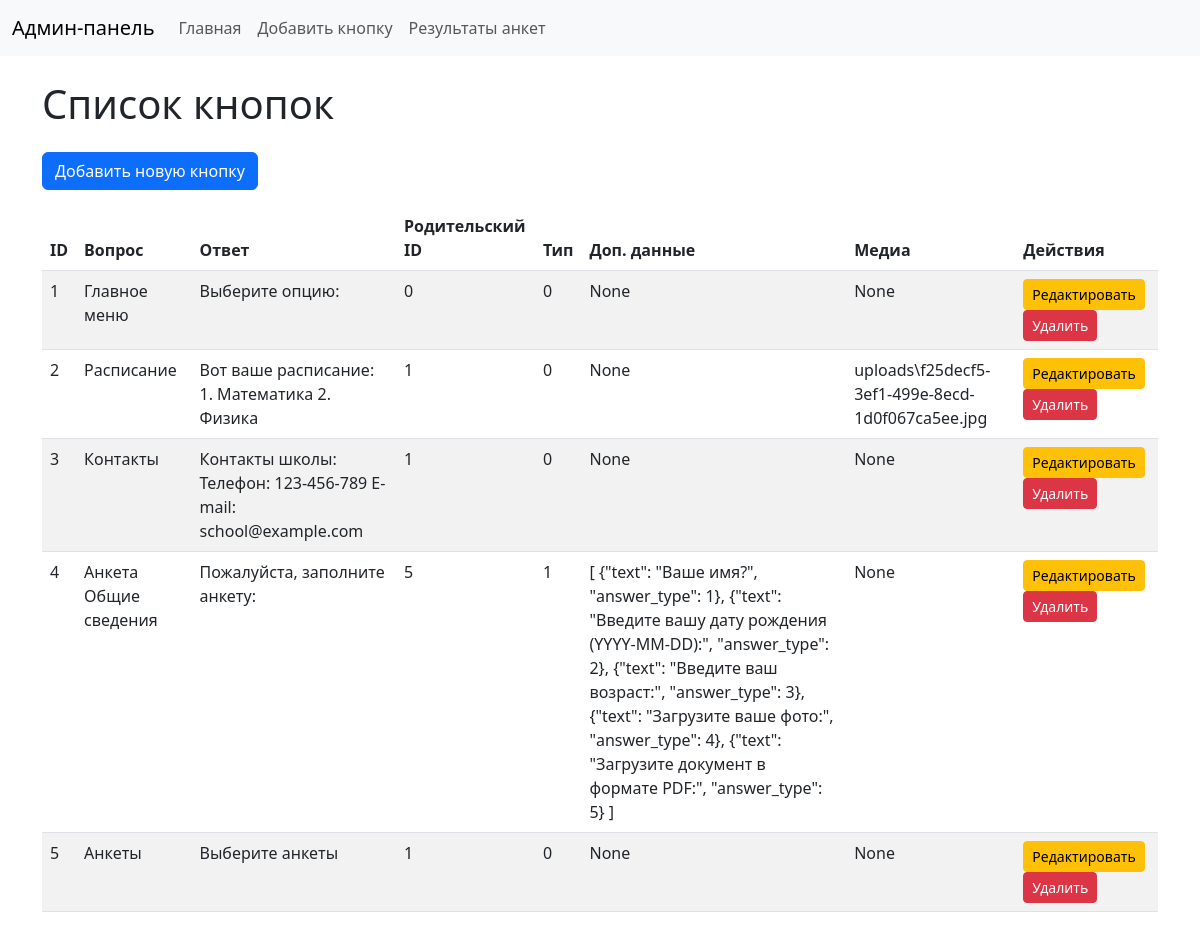
Before: / with the older database file.
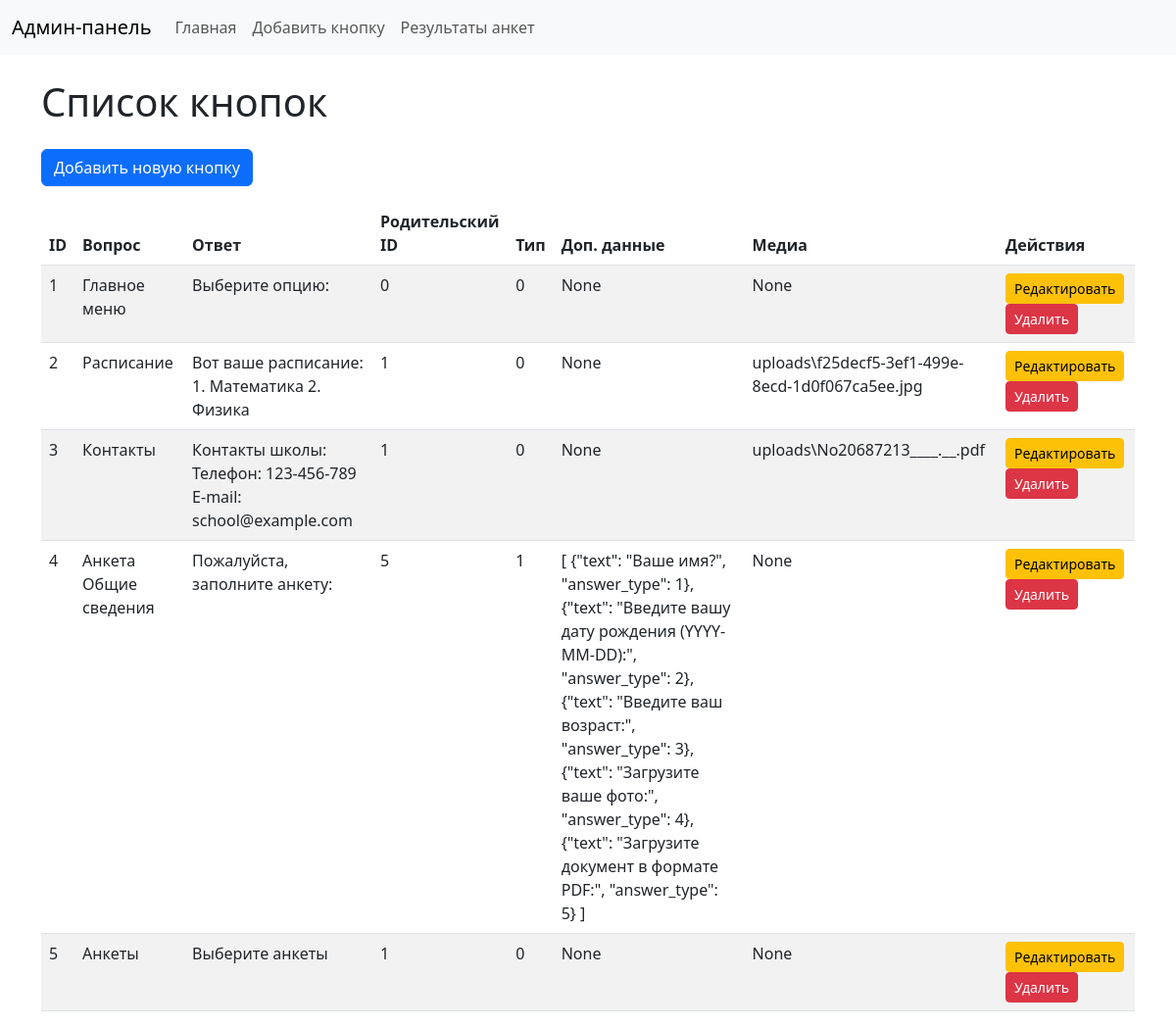
After: the same page with the newer database file.
### tables this page shows
CREATE TABLE buttons (
            id INTEGER PRIMARY KEY AUTOINCREMENT,
            question TEXT NOT NULL,            -- Текст вопроса или кнопки
            response TEXT NOT NULL,            -- Ответ на кнопку
            parent_id INTEGER DEFAULT 0,       -- Родительский ID
            request_type INTEGER DEFAULT 0,    -- Тип запроса (0 = стандартный, 1 = анкета)
            dop TEXT DEFAULT NULL,             -- Дополнительные данные (JSON для анкеты)
            media_url TEXT DEFAULT NULL        -- Ссылка на медиа (картинка или документ)
        );

### adm.py (the view)
@app.route("/")
def index():
    buttons = execute_query("SELECT id, question, response, parent_id, request_type, dop, media_url FROM buttons")
    return render_template("index.html", buttons=buttons)

### adm.py (called while the page is built)
def execute_query(query, args=(), fetchone=False, commit=False):
    conn = sqlite3.connect(DB_FILE)
    cursor = conn.cursor()
    cursor.execute(query, args)
    data = cursor.fetchone() if fetchone else cursor.fetchall()
    if commit:
        conn.commit()
    conn.close()
    return data

### templates/index.html
{% extends "base.html" %}
{% block content %}
<h1 class="mb-4">Список кнопок</h1>
<a href="/add" class="btn btn-primary mb-3">Добавить новую кнопку</a>
<table class="table table-striped">
    <thead>
        <tr>
            <th>ID</th>
            <th>Вопрос</th>
            <th>Ответ</th>
            <th>Родительский ID</th>
            <th>Тип</th>
            <th>Доп. данные</th>
            <th>Медиа</th>
            <th>Действия</th>
        </tr>
    </thead>
    <tbody>
        {% for button in buttons %}
        <tr>
            <td>{{ button[0] }}</td>
            <td>{{ button[1] }}</td>
            <td>{{ button[2] }}</td>
            <td>{{ button[3] }}</td>
            <td>{{ button[4] }}</td>
            <td>{{ button[5] }}</td>
            <td>{{ button[6] }}</td>
            <td>
                <a href="/edit/{{ button[0] }}" class="btn btn-sm btn-warning">Редактировать</a>
                <a href="/delete/{{ button[0] }}" class="btn btn-sm btn-danger">Удалить</a>
            </td>
        </tr>
        {% endfor %}
    </tbody>
</table>
{% endblock %}

### templates/base.html (shortened to what this page needs)
<!DOCTYPE html>
<html lang="en">
<head>
    <link href="https://cdn.jsdelivr.net/npm/bootstrap@5.3.0/dist/css/bootstrap.min.css" rel="stylesheet">
</head>
<body>
    <nav class="navbar navbar-expand-lg navbar-light bg-light">
        <div class="container-fluid">
            <a class="navbar-brand" href="/">Админ-панель</a>
            <div class="collapse navbar-collapse" id="navbarNav">
                <ul class="navbar-nav">
                    <li class="nav-item">
                        <a class="nav-link" href="/">Главная</a>
                    </li>
                    <li class="nav-item">
                        <a class="nav-link" href="/add">Добавить кнопку</a>
                    </li>
                    <li class="nav-item">
                        <a class="nav-link" href="/results">Результаты анкет</a>
                    </li>
                </ul>
            </div>
        </div>
    </nav>
    <div class="container mt-4">
        {% block content %}
        {% endblock %}
    </div>
</body>
</html>

Changed rows visible on the page:
changed buttons "Контакты": media_url "None" → "uploads\\No20687213____.__.pdf"
